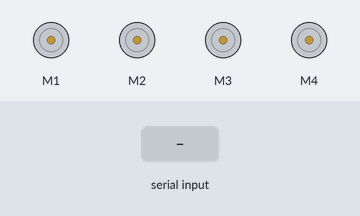
A sketch run on a simulated Arduino Uno, built with avr-gcc and run on an emulated ATmega328P. Shown: 4 × DC motor (green arrow = forward, orange = backward, longer = faster). The inputs (shaded band) are chosen by the test bench.

Above: at 1.2 s.
1.3 s: "F" received over Serial
At 3.5 s:
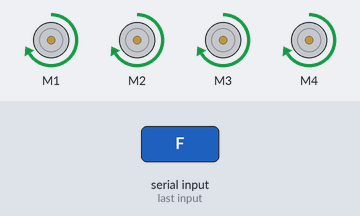
3.8 s: "B" received over Serial
At 5.8 s:
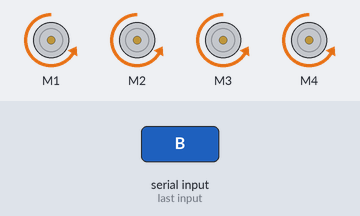
6.3 s: "R" received over Serial
At 7.7 s:
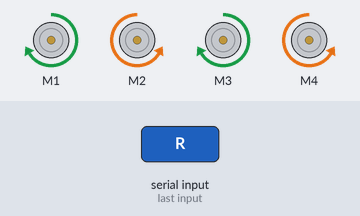
8.8 s: "L" received over Serial
At 10.6 s:
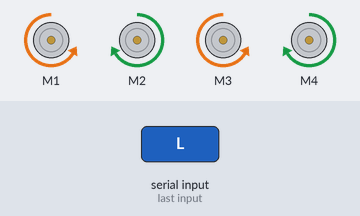
11.3 s: "S" received over Serial
At 13.7 s:
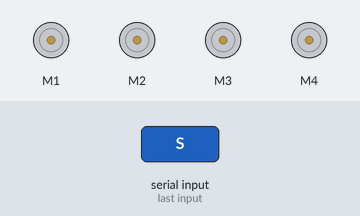
Timing chart, 0 to 14.8 s (numbered marks = the images above; inputs shaded):
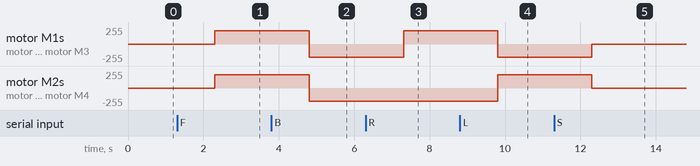

Measured:
- after the input at 1.3 s, motor M1–4: stopped → forward 200/255 after 1.0 s
- after the input at 3.8 s, motor M1–4: forward 200/255 → backward 200/255 after 1.0 s
- after the input at 6.3 s, motor M1, motor M3: backward 200/255 → forward 200/255 after 1.0 s
- after the input at 8.8 s, motor M1, motor M3: forward 200/255 → backward 200/255 after 1.0 s; motor M2, motor M4: backward 200/255 → forward 200/255 after 1.0 s
- after the input at 11.3 s, motor M1, motor M3: backward 200/255 → stopped after 1.0 s; motor M2, motor M4: forward 200/255 → stopped after 1.0 s

The sketch:

motor_control.ino
```cpp
#include <AFMotor.h>

AF_DCMotor motor_1(1, MOTOR12_64KHZ);
AF_DCMotor motor_2(2, MOTOR12_64KHZ);
AF_DCMotor motor_3(3, MOTOR12_64KHZ);
AF_DCMotor motor_4(4, MOTOR12_64KHZ);

void setup() {
  Serial.begin(115200);

  motor_1.setSpeed(200);
  motor_2.setSpeed(200);
  motor_3.setSpeed(200);
  motor_4.setSpeed(200);
}

void loop() {
  if (Serial.available()) {
    String command = Serial.readString();
    if (command == "F") {
      motor_1.run(FORWARD);
      motor_2.run(FORWARD);
      motor_3.run(FORWARD);
      motor_4.run(FORWARD);
    } else if (command == "B") {
      motor_1.run(BACKWARD);
      motor_2.run(BACKWARD);
      motor_3.run(BACKWARD);
      motor_4.run(BACKWARD);
    } else if (command == "S") {
      motor_1.run(RELEASE);
      motor_2.run(RELEASE);
      motor_3.run(RELEASE);
      motor_4.run(RELEASE);
    } else if (command == "R") {
      motor_1.run(FORWARD);
      motor_2.run(BACKWARD);
      motor_3.run(FORWARD);
      motor_4.run(BACKWARD);
    } else if (command == "L") {
      motor_1.run(BACKWARD);
      motor_2.run(FORWARD);
      motor_3.run(BACKWARD);
      motor_4.run(FORWARD);
    }
  }
  delay(10);
}
```
